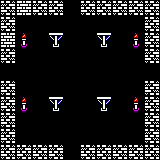

This game map was drawn from its Tiled (.tmx) file and the tilesets committed beside it. A one-line description and the full map source follow:
An orthogonal 10x10 tile map with 16x16 px tiles, 2 tile layers (Graph, Spawn) and 7 objects.

<map version="1.10" tiledversion="1.10.2" orientation="orthogonal" renderorder="left-up" width="10" height="10" tilewidth="16" tileheight="16" infinite="0" nextlayerid="5" nextobjectid="9">
 <tileset firstgid="1" source="jeu-lynx.tsx" />
 <layer id="1" name="Graph" width="10" height="10">
  <data encoding="csv">
644,844,644,644,1,644,644,644,644,644,
644,1,1,1,1,1,1,1,1,644,
844,739,1,646,1,1,646,1,739,644,
644,1,1,1,1,1,1,1,1,644,
1,1,1,1,1,1,1,1,1,1,
644,1,1,1,1,1,1,1,1,644,
644,739,1,646,1,1,646,1,739,644,
644,1,1,1,1,1,1,1,1,644,
644,1,1,1,1,1,1,1,1,644,
644,644,644,644,1,644,644,644,644,644
</data>
 </layer>
 <objectgroup id="4" name="Texte">
  <object id="8" x="47.0259" y="54.5175" width="74.8539" height="22.1615">
   <text fontfamily="Sans Serif" pixelsize="8" wrap="1" color="#ff0000" italic="1">Vos pas résonnent</text>
  </object>
 </objectgroup>
 <layer id="2" name="Spawn" width="10" height="10">
  <data encoding="csv">
0,0,0,0,0,0,0,0,0,0,
0,0,0,0,0,0,0,0,0,0,
0,0,0,0,0,0,0,0,0,0,
0,0,0,0,0,0,0,0,0,0,
0,0,0,0,0,0,0,0,0,0,
0,0,0,0,0,0,0,0,0,0,
0,0,0,0,0,0,0,0,0,0,
0,0,0,0,0,0,0,0,0,0,
0,0,0,0,0,0,0,0,0,0,
0,0,0,0,0,0,0,0,0,0
</data>
 </layer>
 <objectgroup id="3" name="Liaisons">
  <object id="1" x="63.6932" y="19.0344" width="16.6858" height="10.4306">
   <text fontfamily="Sans Serif" pixelsize="8" wrap="1" color="#aa00ff" halign="center" valign="center">S17</text>
  </object>
  <object id="3" x="63.1168" y="146.419" width="16.6858" height="10.4306">
   <text fontfamily="Sans Serif" pixelsize="8" wrap="1" color="#aa00ff" halign="center" valign="center">E17</text>
  </object>
  <object id="4" x="62.5358" y="2.91832" width="16.6858" height="10.4306">
   <text fontfamily="Sans Serif" pixelsize="8" wrap="1" color="#aa00ff" halign="center" valign="center">E18</text>
  </object>
  <object id="5" x="62.8263" y="130.732" width="16.6858" height="10.4306">
   <text fontfamily="Sans Serif" pixelsize="8" wrap="1" color="#aa00ff" halign="center" valign="center">S18</text>
  </object>
  <object id="6" x="16.2096" y="67.2502" width="16.6858" height="10.4306">
   <text fontfamily="Sans Serif" pixelsize="8" wrap="1" color="#aa00ff" halign="center" valign="center">S19</text>
  </object>
  <object id="7" x="125.888" y="68.0654" width="16.6858" height="10.4306">
   <text fontfamily="Sans Serif" pixelsize="8" wrap="1" color="#aa00ff" halign="center" valign="center">S22</text>
  </object>
 </objectgroup>
</map>
